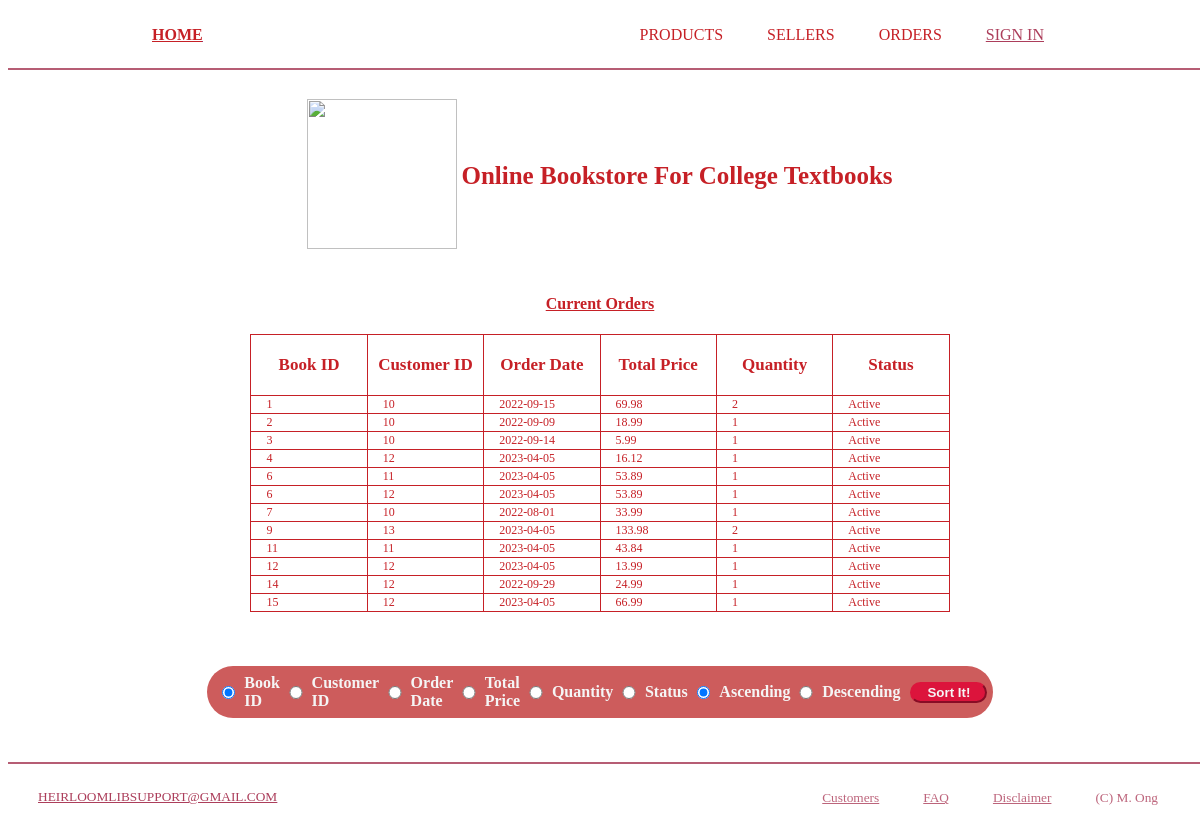
Page /webpages/orders.php on the committed database.
### tables this page shows
CREATE TABLE IF NOT EXISTS t6_order (
    book_id INT,
    cus_id INT,
    order_date DATE NOT NULL,
    total_price DECIMAL(10, 2),
    qty INT CHECK (qty > 0 AND qty < 1000),
    FOREIGN KEY (book_id) REFERENCES t6_product(book_id),
    FOREIGN KEY (cus_id) REFERENCES t6_customer(cus_id),
    PRIMARY KEY(book_id, cus_id),
  	status ENUM("Active", "Deleted") NOT NULL
);

### webpages/orders.php (the view, shortened to what this page needs)
<!DOCTYPE html>
<html lang="en">
    <head>
        <link rel="stylesheet" href="styles.css">
    </head>
    <body>
        <?php
        include "header.php";
        ?>
        <div class="container">
    	    <main>
                <table>
                    <tr>
                        <th style="padding-top: 0.5cm; padding-bottom: 0.5cm;">
                            <img src="https://media.discordapp.net/attachments/475843835990114315/1023274755417182279/unknown.png"
                                alt="" width="150" height="150">
                        </th>
                        <th style="color: rgb(198, 32, 38); font-size: 25px; padding-top: 0.5cm; padding-bottom: 0.5cm;">
                            Online Bookstore For College Textbooks
                        </th>
                    </tr>
                </table>
        <header>
            <h4 style = "text-align: center; color: rgb(198, 32, 38);"><u>Current Orders</u></h4>
        <div class = "options">
<?php
    if (isset($_POST['sort'])) { $sortInput = " ORDER BY " . $_POST['sort']; } else { $sortInput = " ORDER BY book_id"; }
    if (isset($_POST['direction'])) { $directionInput = " " . $_POST['direction']; } else { $directionInput = " ASC";}
        $q = "SELECT * FROM t6_order" . $sortInput . $directionInput;
        $r = mysqli_query($dbc, $q);
        if ($r) {
            echo "<div class='wrapText'>";
            echo "
                                <table border=1>
                                    <tr>
                                        <th>Book ID</th>
                                        <th>Customer ID</th>
                                        <th>Order Date</th>
                                        <th>Total Price</th>
                                        <th>Quantity</th>
                                        <th>Status</th>
                                    </tr>
                ";
            while ($row = mysqli_fetch_array($r, MYSQLI_NUM)) {
                echo "<tr>" . "<td>" . $row[0] . "</td>" . "<td style = 'word-wrap: break-word;'>" . $row[1] . "</td>";
                echo "<td>" . $row[2] . "</td>" . "<td>" . $row[3] . "</td>";
                echo "<td style = 'word-wrap: break-word;'>" . $row[4] . "</td>" . "<td style = 'word-wrap: break-word;'>" . $row[5] . "</td>";
            }
            echo "</table>";
            echo "</div>";
        }
        echo "</div>";
        echo "</div>";
        if (isEMPLOYEE) {
            echo "<br><br><br>";
            echo "<form action='' method='POST'>";
            echo "<input type = 'radio' name = 'sort' value = 'book_id' checked> Book ID";
            if ($sortInput == " ORDER BY cus_id") { echo "<input type = 'radio' name = 'sort' value = 'cus_id' checked> Customer ID"; } else { echo "<input type = 'radio' name = 'sort' value = 'cus_id'> Customer ID";}
            if ($sortInput == " ORDER BY order_date") { echo "<input type = 'radio' name = 'sort' value = 'order_date' checked> Order Date"; } else { echo "<input type = 'radio' name = 'sort' value = 'order_date'> Order Date";}
            if ($sortInput == " ORDER BY total_price") { echo "<input type = 'radio' name = 'sort' value = 'total_price' checked> Total Price"; } else { echo "<input type = 'radio' name = 'sort' value = 'total_price'> Total Price";}
            if ($sortInput == " ORDER BY qty") { echo "<input type = 'radio' name = 'sort' value = 'qty' checked> Quantity"; } else { echo "<input type = 'radio' name = 'sort' value = 'qty'> Quantity";}
            if ($sortInput == " ORDER BY status") { echo "<input type = 'radio' name = 'sort' value = 'status' checked> Status"; } else { echo "<input type = 'radio' name = 'sort' value = 'status'> Status";}
            echo "<br><input type='radio' name='direction' value='ASC' checked>	Ascending";
            if ($directionInput == " DESC") { echo "<input type = 'radio' name = 'direction' value = 'DESC' checked> Descending"; } else { echo "<input type = 'radio' name = 'direction' value = 'DESC'> Descending";}
            echo "<br><input type='submit' value='Sort It!' >";
            echo "</form>";
        }
?>
    <?php echo "<br><br>"; include "footer.php"; ?>
    </body>
</html>

### webpages/header.php (shortened to what this page needs)
<!DOCTYPE html>
<html lang="en">
<head>
</head>
<body>
<div class="fixed-header">
            <div class="container1">
                <header>
                    <div class="menu">
                        <b class="homebutton"><a href="index.php"><u style="color: rgb(198, 32, 38);">Home</u></a></b>
                        <ul>
                            <li><a href="products.php" style = "color: rgb(198, 32, 38);">Products</a></li>
                            <li><a href="sellers.php" style = "color: rgb(198, 32, 38);">Sellers</a></li>
                            <li><a href="orders.php" style = "color: rgb(198, 32, 38);">Orders</a></li>
                            <li><a href="signin.php"><u><?php if (isset($_SESSION['login_status'])) { echo "My Account"; } else { echo "Sign In"; } ?></u></a></li>
                        </ul>
                    </div>
                </header>
            </div>
            <hr>
        </div>
</body>

### webpages/footer.php (shortened to what this page needs)
<!DOCTYPE html>
<html lang="en">
<head>
</head>
<?php
    if (defined('FILE_AUTHOR') && FILE_AUTHOR != "") {
        $fileAuthor = FILE_AUTHOR;
    } else {
        $fileAuthor = "A. O'Leary, M. Ong, A. Riotto, J. Russo 2022";
    }
?>
<body>
    <div class="fixed-footer">
        <hr>
        <div class="footer">
            <small class="info"><a href=""><u class="email">HeirloomLibSupport@gmail.com</u></a></small>
                <ul>
                <li><a href="customers.php"><small><u>Customers</u></small></a></li>
                <li><a href="creatingfaqs.php"><small><u>FAQ</u></small></a></li>
                <li><a href="disclaimer.php"><small><u>Disclaimer</u></small></a></li>
                <?php echo "<li><a href=''><small>(C) " . $fileAuthor . " </small></a></li>"; ?>
            </ul>
       </div>
    </div>
</body>
</html>

### webpages/styles.css (style rules this page uses)
.container { width: 80%; margin: 0 auto; }
.fixed-header, .fixed-footer { width: 100%; position: fixed; background: #fff; padding: 10px 0; color: #fff; }
.fixed-header { top: 0; }
.fixed-footer { bottom: 0; }
.menu { width: 95%; margin: auto; display: flex; align-items: center; justify-content: space-between; }
.homebutton { width: 120px; cursor: pointer; text-transform: uppercase; }
.menu ul li { list-style: none; display: inline-block; margin: 0 20px; }
.menu ul li a { text-decoration: none; text-transform: uppercase; color: rgb(172, 62, 91); }
.footer { width: 95%; margin: auto; display: flex; align-items: center; justify-content: space-between; }
.info { width: 120px; cursor: pointer; text-transform: uppercase; }
.footer ul li { list-style: none; display: inline-block; margin: 0 20px; }
.footer ul li a { text-decoration: none; color: rgba(172, 62, 91, 0.8); }
body { padding-top: 70px; padding-bottom: 70px; }
hr { height: 2px; background-color: rgb(182, 93, 116); border: none; }
table { margin-left: auto; margin-right: auto; }
form { background: white; width: 800px; height: 40px; display: flex; }
form input { width: 800px; border-color: rgb(222, 62, 91); padding-left: 15px; }
.options table { border: 1px solid rgb(198, 32, 38); border-collapse: collapse; color: rgb(198, 32, 38); width: 70%; margin-right: auto; margin-left: auto; height: 1cm; table-layout: fixed; }
.options th { font-size: 17px; font-weight: bold; padding-top: 20px; padding-bottom: 20px; height: 0.5cm; width: 3cm; }
.options td { font-size: 12px; padding-left: 15px; padding-right: 15px; text-align: left; }
.options tr { border: 1px solid rgb(198, 32, 38); color: rgb(198, 32, 38); text-align: center; }

### webpages/orders.php (style rules this page uses)
.wrapText td { word-wrap: break-word; }
form, input[type=radio] { border-radius: 1cm; color:whitesmoke; background-color: indianred; justify-content: center; margin: 0 auto; font-weight: bold; padding:6px; align-items: center; width: 20.5cm; }
input[type='submit'] { border-radius: 1cm; border-color: crimson; background-color: crimson; font-weight: bolder; color:whitesmoke; margin-left: 10px; padding-right: 15px; }

### webpages/header.php (style rules this page uses)
.container1 { width: 80%; margin: 0 auto; }
.fixed-header { width: 100%; position: fixed; background: #fff; padding: 10px 1; color: #fff; top: 0; }
.menu { width: 95%; margin: auto; display: flex; align-items: center; justify-content: space-between; }
.menu ul li { list-style: none; display: inline-block; margin: 0 20px; }
.menu ul li a { text-decoration: none; text-transform: uppercase; color: rgb(172, 62, 91); }
.homebutton { width: 120px; cursor: pointer; text-transform: uppercase; }
body { padding-top: 70px; padding-bottom: 70px; }
hr { height: 2px; background-color: rgb(182, 93, 116); border: none; }

### webpages/footer.php (style rules this page uses)
.fixed-footer { width: 100%; position: fixed; background: #fff; padding: 10px 0; color: #fff; bottom: 0; }
.footer { width: 95%; margin: auto; display: flex; align-items: center; justify-content: space-between; }
.footer ul li { list-style: none; display: inline-block; margin: 0 20px; }
.footer ul li a { text-decoration: none; color: rgba(172, 62, 91, 0.8); }
.info { width: 120px; cursor: pointer; text-transform: uppercase; }
body { padding-top: 70px; padding-bottom: 70px; }
hr { height: 2px; background-color: rgb(182, 93, 116); border: none; }
.email { color: rgb(172, 62, 91); }

### rows in the picture
t6_order: book "1", cus "10", order_date "2022-09-15", total_price "69.98", qty "2", status "Active"
t6_order: book "2", cus "10", order_date "2022-09-09", total_price "18.99", qty "1", status "Active"
t6_order: book "3", cus "10", order_date "2022-09-14", total_price "5.99", qty "1", status "Active"
t6_order: book "4", cus "12", order_date "2023-04-05", total_price "16.12", qty "1", status "Active"
t6_order: book "6", cus "11", order_date "2023-04-05", total_price "53.89", qty "1", status "Active"
t6_order: book "6", cus "12", order_date "2023-04-05", total_price "53.89", qty "1", status "Active"
t6_order: book "7", cus "10", order_date "2022-08-01", total_price "33.99", qty "1", status "Active"
t6_order: book "9", cus "13", order_date "2023-04-05", total_price "133.98", qty "2", status "Active"
t6_order: book "11", cus "11", order_date "2023-04-05", total_price "43.84", qty "1", status "Active"
t6_order: book "12", cus "12", order_date "2023-04-05", total_price "13.99", qty "1", status "Active"
t6_order: book "14", cus "12", order_date "2022-09-29", total_price "24.99", qty "1", status "Active"
t6_order: book "15", cus "12", order_date "2023-04-05", total_price "66.99", qty "1", status "Active"

### other values in the picture
$fileAuthor "M. Ong"
